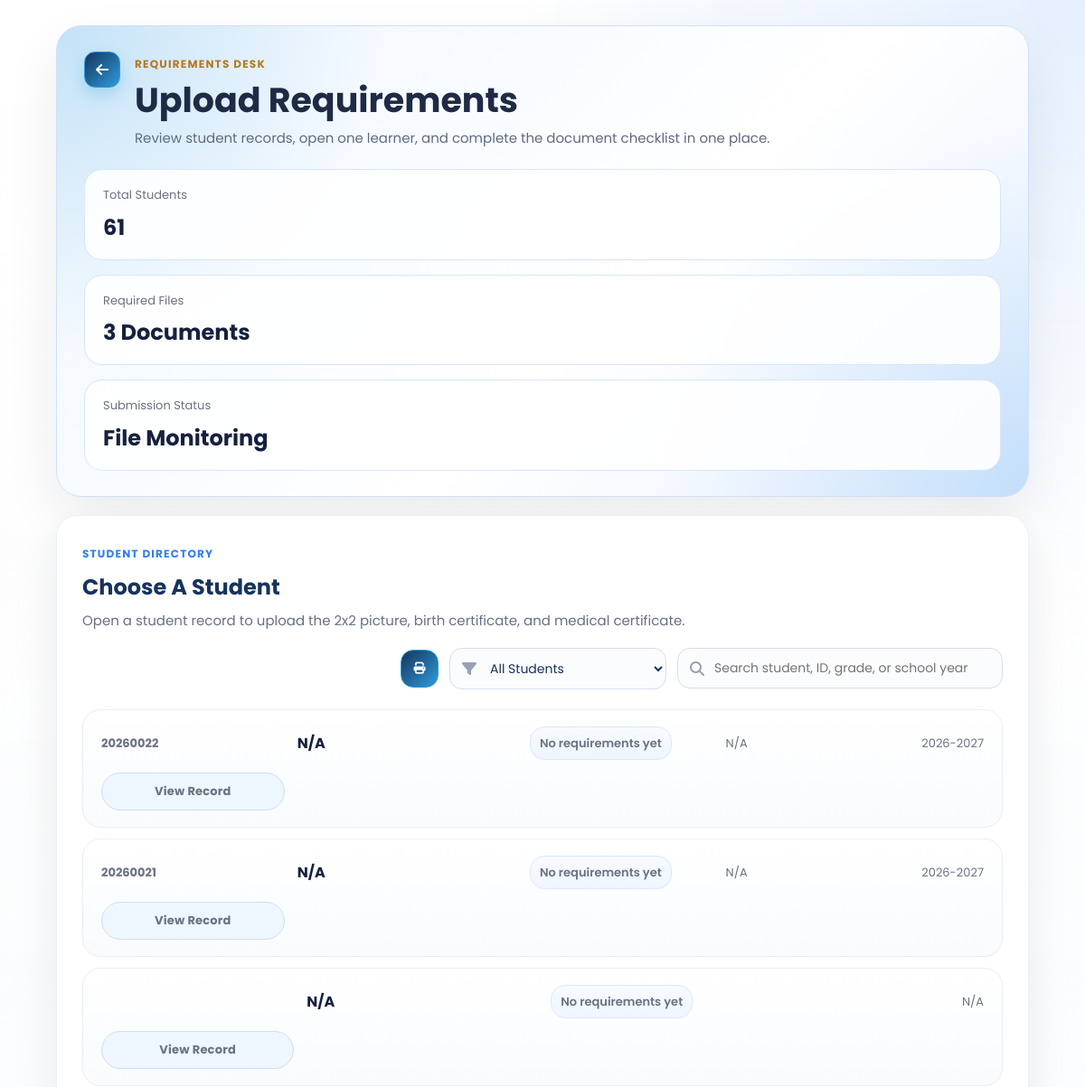
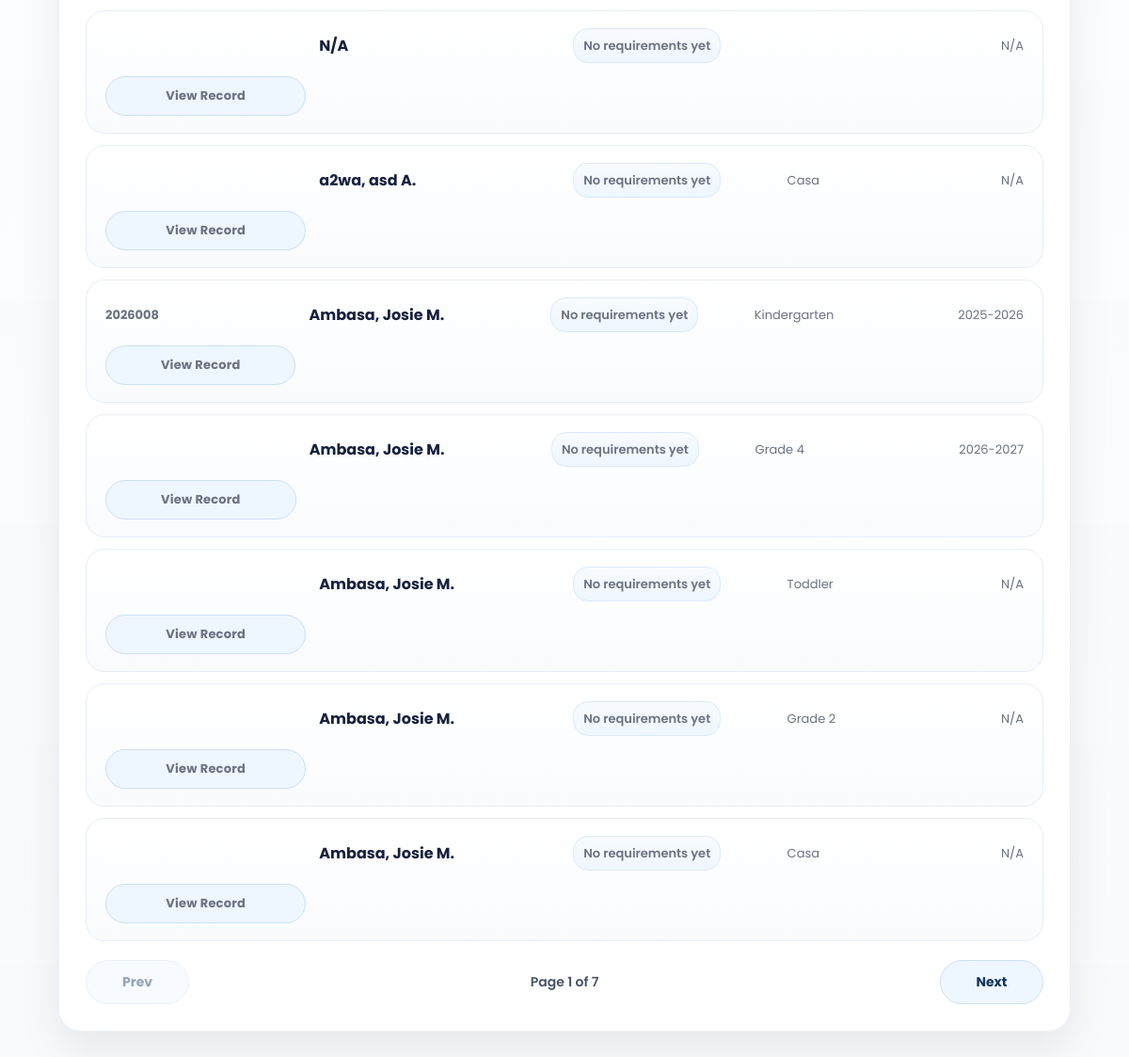
Screenshot of /SmartEnroll/requirements_upload.php (signed in) with the database file from the repository (2 pictures, top to bottom).
### tables this page shows
CREATE TABLE `enrollments` (
  `id` int(11) NOT NULL,
  `grade_level` varchar(50) DEFAULT NULL,
  `student_id` varchar(20) DEFAULT NULL,
  `school_year` varchar(20) DEFAULT NULL,
  `student_status` varchar(50) DEFAULT NULL,
  `completion_date` date DEFAULT NULL,
  `learner_lname` varchar(100) DEFAULT NULL,
  `learner_fname` varchar(100) DEFAULT NULL,
  `learner_mname` varchar(100) DEFAULT NULL,
  `learner_ext` varchar(20) DEFAULT NULL,
  `nickname` varchar(100) DEFAULT NULL,
  `sex` varchar(20) DEFAULT NULL,
  `dob` varchar(20) DEFAULT NULL,
  `age` int(11) DEFAULT NULL,
  `mother_tongue` varchar(100) DEFAULT NULL,
  `religion` varchar(100) DEFAULT NULL,
  `email` varchar(150) DEFAULT NULL,
  `province` varchar(100) DEFAULT NULL,
  `municipality` varchar(100) DEFAULT NULL,
  `barangay` varchar(100) DEFAULT NULL,
  `street` varchar(150) DEFAULT NULL,
  `father_lname` varchar(100) DEFAULT NULL,
  `father_fname` varchar(100) DEFAULT NULL,
  `father_mname` varchar(100) DEFAULT NULL,
  `father_occ` varchar(100) DEFAULT NULL,
  `father_contact` varchar(50) DEFAULT NULL,
  `mother_lname` varchar(100) DEFAULT NULL,
  `mother_fname` varchar(100) DEFAULT NULL,
  `mother_mname` varchar(100) DEFAULT NULL,
  `mother_occ` varchar(100) DEFAULT NULL,
  `mother_contact` varchar(50) DEFAULT NULL,
  `mother_maiden` varchar(100) DEFAULT NULL,
  `guardian_type` varchar(50) DEFAULT NULL,
  `guardian_lname` varchar(100) DEFAULT NULL,
  `guardian_fname` varchar(100) DEFAULT NULL,
  `guardian_mname` varchar(100) DEFAULT NULL,
  `guardian_occ` varchar(100) DEFAULT NULL,
  `guardian_contact` varchar(50) DEFAULT NULL,
  `emergency1_name` varchar(150) DEFAULT NULL,
  `emergency1_relationship` varchar(100) DEFAULT NULL,
  `emergency1_contact` varchar(50) DEFAULT NULL,
  `emergency2_name` varchar(150) DEFAULT NULL,
  `emergency2_relationship` varchar(100) DEFAULT NULL,
  `emergency2_contact` varchar(50) DEFAULT NULL,
  `emergency3_name` varchar(150) DEFAULT NULL,
  `emergency3_relationship` varchar(100) DEFAULT NULL,
  `emergency3_contact` varchar(50) DEFAULT NULL,
  `special_needs` text DEFAULT NULL,
  `medication` varchar(10) DEFAULT NULL,
  `medication_details` text DEFAULT NULL,
  `created_at` timestamp NOT NULL DEFAULT current_timestamp()
);

### SmartEnroll/requirements_upload.php (the view, shortened to what this page needs)
<?php
$students = [];
$error = '';
$search = trim((string)($_GET['q'] ?? ''));
$requirementFilter = trim((string)($_GET['requirement_filter'] ?? 'all'));
$isPrintMode = (string)($_GET['print'] ?? '') === '1';
$page = max(1, (int)($_GET['page'] ?? 1));
$perPage = 10;
$totalStudents = 0;
$filteredStudents = 0;
$totalPages = 1;
$requirementLabels = [
    'picture_2x2' => '2x2 Picture',
    'birth_certificate' => 'Birth Certificate',
    'medical_certificate' => 'Medical Certificate',
];
$requirementFilterOptions = [
    'all' => 'All Students',
    'picture_2x2' => '2x2 Picture',
    'birth_certificate' => 'Birth Certificate',
    'medical_certificate' => 'Medical Certificate',
    'complete' => 'All Requirements',
    'none' => 'No Requirements Yet',
];
function format_name(array $row): string
{
    $m = trim((string)($row['learner_mname'] ?? ''));
    $mi = $m !== '' ? strtoupper(mb_substr($m, 0, 1)) . '.' : '';
    $full = trim(
        ($row['learner_lname'] ?? '') . ', ' .
        ($row['learner_fname'] ?? '') . ' ' . $mi
    );
    return trim(preg_replace('/\s+/', ' ', $full), ' ,');
}
function uploaded_requirement_labels(array $row, array $requirementLabels): array
{
    $keysRaw = trim((string)($row['uploaded_requirement_keys'] ?? ''));
    if ($keysRaw === '') {
        return [];
    }
    $labels = [];
    return $labels;
}
function requirements_aggregate_sql(): string
{
    return "LEFT JOIN (
            SELECT
                enrollment_id,
                GROUP_CONCAT(requirement_key ORDER BY requirement_key SEPARATOR ',') AS uploaded_requirement_keys,
                MAX(CASE WHEN requirement_key = 'picture_2x2' THEN 1 ELSE 0 END) AS has_picture_2x2,
                MAX(CASE WHEN requirement_key = 'birth_certificate' THEN 1 ELSE 0 END) AS has_birth_certificate,
                MAX(CASE WHEN requirement_key = 'medical_certificate' THEN 1 ELSE 0 END) AS has_medical_certificate,
                COUNT(DISTINCT requirement_key) AS requirement_count
            FROM student_requirements
            GROUP BY enrollment_id
        ) requirement_summary ON requirement_summary.enrollment_id = enrollments.id";
}
try {
    $conn = new mysqli('127.0.0.1', 'root', '', 'smartenroll');
    $conn->set_charset('utf8mb4');
    $whereClauses = [];
    $queryTypes = '';
    $queryValues = [];
    $whereSql = $whereClauses !== [] ? 'WHERE ' . implode(' AND ', $whereClauses) : '';
    $aggregateJoinSql = requirements_aggregate_sql();
    $totalCountResult = $conn->query("SELECT COUNT(*) AS total FROM enrollments");
    $totalStudents = (int)(($totalCountResult->fetch_assoc()['total'] ?? 0));
    $countStmt = $conn->prepare(
        "SELECT COUNT(*) AS total
         FROM enrollments
         $aggregateJoinSql
         $whereSql"
    );
    $countStmt->execute();
    $filteredStudents = (int)(($countStmt->get_result()->fetch_assoc()['total'] ?? 0));
    $totalPages = max(1, (int)ceil($filteredStudents / $perPage));
    $offset = ($page - 1) * $perPage;
    $studentSql = "SELECT
            enrollments.id,
            enrollments.student_id,
            enrollments.learner_lname,
            enrollments.learner_fname,
            enrollments.learner_mname,
            enrollments.grade_level,
            enrollments.school_year,
            requirement_summary.uploaded_requirement_keys
         FROM enrollments
         $aggregateJoinSql
         $whereSql
         ORDER BY enrollments.learner_lname ASC, enrollments.learner_fname ASC, enrollments.id DESC";
    $studentTypes = $queryTypes;
    $studentValues = $queryValues;
    $studentSql .= " LIMIT ? OFFSET ?";
    $studentTypes .= 'ii';
    $studentValues[] = $perPage;
    $studentValues[] = $offset;
    $studentStmt = $conn->prepare($studentSql);
    if ($studentValues) {
        $studentStmt->bind_param($studentTypes, ...$studentValues);
    }
    $studentStmt->execute();
    $result = $studentStmt->get_result();
    while ($row = $result->fetch_assoc()) {
        $students[] = $row;
    }
} catch (Throwable $e) {
    $error = $e->getMessage();
}
?>
<!DOCTYPE html>
<html lang="en">
<head>
    <link rel="stylesheet" href="css/style.css">
    <link rel="stylesheet" href="css/requirements_upload.css">
    <link rel="stylesheet" href="https://cdnjs.cloudflare.com/ajax/libs/font-awesome/6.5.0/css/all.min.css">
</head>
<body class="dashboard-page dashboard-white-page">
<main class="dashboard-main requirements-main">
    <section class="requirements-hero">
        <div class="requirements-hero-top">
            <a href="dashboard.php" class="dashboard-link back-left"><i class="fa-solid fa-arrow-left"></i></a>
            <div class="requirements-hero-copy">
                <span class="eyebrow eyebrow-gold">Requirements Desk</span>
                <h1>Upload Requirements</h1>
                <p>Review student records, open one learner, and complete the document checklist in one place.</p>
            </div>
        </div>
        <div class="requirements-hero-stats">
            <div class="hero-stat">
                <span>Total Students</span>
                <strong><?php echo $totalStudents; ?></strong>
            </div>
            <div class="hero-stat">
                <span>Required Files</span>
                <strong>3 Documents</strong>
            </div>
            <div class="hero-stat">
                <span>Submission Status</span>
                <strong>File Monitoring</strong>
            </div>
        </div>
    </section>
    <section class="requirements-directory">
        <div class="requirements-directory-head">
            <div>
                <span class="eyebrow eyebrow-blue">Student Directory</span>
                <h2><?php echo $isPrintMode ? 'Printable Requirements List' : 'Choose A Student'; ?></h2>
                <p><?php echo $isPrintMode ? 'This view is ready to print based on the current search and requirement filter.' : 'Open a student record to upload the 2x2 picture, birth certificate, and medical certificate.'; ?></p>
            </div>
            <?php if (!$isPrintMode): ?>
                <div class="requirements-controls">
                    <form method="get" action="requirements_upload.php" class="requirements-filters-form">
                        <a
                            id="requirementsPrintBtn"
                            href="requirements_upload.php?<?php echo htmlspecialchars(http_build_query(array_filter([
                                'q' => $search,
                                'requirement_filter' => $requirementFilter,
                                'page' => $page,
                                'print' => '1',
                            ], static fn($value) => $value !== '' && $value !== null))); ?>"
                            class="requirements-toolbar-btn requirements-toolbar-btn-icon requirements-toolbar-btn-print"
                            aria-label="Print List"
                            title="Print List"
                        >
                            <i class="fa-solid fa-print"></i>
                        </a>
                        <div class="requirements-filter-wrap">
                            <select name="requirement_filter" id="requirementsFilter" class="requirements-filter-select" onchange="this.form.submit()">
                                <?php foreach ($requirementFilterOptions as $filterKey => $filterLabel): ?>
                                    <option value="<?php echo htmlspecialchars($filterKey); ?>" <?php echo $requirementFilter === $filterKey ? 'selected' : ''; ?>>
                                        <?php echo htmlspecialchars($filterLabel); ?>
                                    </option>
                                <?php endforeach; ?>
                            </select>
                        </div>
                        <div class="requirements-search">
                            <i class="fa-solid fa-magnifying-glass"></i>
                            <input id="requirementsSearch" name="q" type="text" value="<?php echo htmlspecialchars($search); ?>" placeholder="Search student, ID, grade, or school year">
                        </div>
                    </form>
                </div>
            <?php endif; ?>
        </div>
        <?php if (!$error && empty($students)): ?>
            <div class="requirements-empty">No students found.</div>
        <?php else: ?>
            <div class="requirements-directory-table" id="requirementsStudentList">
                <?php foreach ($students as $student): ?>
                    <?php $fullName = format_name($student) ?: 'N/A'; ?>
                    <?php $uploadedRequirementLabels = uploaded_requirement_labels($student, $requirementLabels); ?>
                    <a
                        class="requirements-student-row"
                        href="requirements_upload_details.php?student_id=<?php echo urlencode((string)$student['student_id']); ?>"
                    >
                        <span class="student-row-id"><?php echo htmlspecialchars((string)($student['student_id'] ?? '')); ?></span>
                        <strong class="student-row-name"><?php echo htmlspecialchars($fullName); ?></strong>
                        <span class="student-row-requirement-status <?php echo $uploadedRequirementLabels !== [] ? 'has-items' : 'is-empty'; ?>">
                            <?php if ($uploadedRequirementLabels !== []): ?>
                                <span class="student-row-requirement-tags">
                                    <?php foreach ($uploadedRequirementLabels as $label): ?>
                                        <span class="student-row-requirement-tag"><?php echo htmlspecialchars($label); ?></span>
                                    <?php endforeach; ?>
                                </span>
                            <?php else: ?>
                                <span class="student-row-requirement-empty">No requirements yet</span>
                            <?php endif; ?>
                        </span>
                        <span class="student-row-grade"><?php echo htmlspecialchars((string)($student['grade_level'] ?? 'N/A')); ?></span>
                        <span class="student-row-year"><?php echo htmlspecialchars((string)($student['school_year'] ?? 'N/A')); ?></span>
                        <span class="requirements-open-btn">View Record</span>
                    </a>
                <?php endforeach; ?>
            </div>
            <?php if (!$error && $filteredStudents > 0 && !$isPrintMode): ?>
                <div class="requirements-pagination">
                    <?php
                    $prevPage = max(1, $page - 1);
                    $nextPage = min($totalPages, $page + 1);
                    $prevQuery = http_build_query(array_filter(['q' => $search, 'requirement_filter' => $requirementFilter, 'page' => $prevPage], static fn($value) => $value !== '' && $value !== null));
                    $nextQuery = http_build_query(array_filter(['q' => $search, 'requirement_filter' => $requirementFilter, 'page' => $nextPage], static fn($value) => $value !== '' && $value !== null));
                    ?>
                    <a class="requirements-page-btn <?php echo $page <= 1 ? 'disabled' : ''; ?>" href="<?php echo $page <= 1 ? '#' : 'requirements_upload.php?' . $prevQuery; ?>">Prev</a>
                    <span class="requirements-page-status">Page <?php echo $page; ?> of <?php echo $totalPages; ?></span>
                    <a class="requirements-page-btn <?php echo $page >= $totalPages ? 'disabled' : ''; ?>" href="<?php echo $page >= $totalPages ? '#' : 'requirements_upload.php?' . $nextQuery; ?>">Next</a>
                </div>
            <?php endif; ?>
        <?php endif; ?>
    </section>
</main>
</body>
</html>

### SmartEnroll/css/style.css (style rules this page uses)
* { margin: 0; padding: 0; box-sizing: border-box; font-family: 'Poppins', sans-serif; }
:root { --logo-blue: #19325a; --logo-blue-light: #1e88e5; --logo-yellow: #fdd835; --logo-yellow-soft: #ffe970; --logo-green: #43a047; }
body, html { height: 100%; color: #fff; }
html { scroll-behavior: smooth; }
body { background: #0f172a; }
.eyebrow { text-transform: uppercase; letter-spacing: 1.4px; font-size: 12px; color: #6b7280; margin-bottom: 8px; font-weight: 600; }
.dashboard-page { background: linear-gradient(135deg, rgba(12, 25, 47, 0.72), rgba(25, 50, 90, 0.48)), #f5f6f8; color: #1b1f2a; position: relative; min-height: 100vh; overflow-x: hidden; }
.dashboard-page::before { content: ""; position: fixed; inset: 0; background: linear-gradient(135deg, rgba(12, 25, 47, 0.5), rgba(25, 50, 90, 0.18)), url('../assets/img1.jpg') center center / cover no-repeat; filter: blur(5px) saturate(1.05); transform: scale(1.05); z-index: 0; }
.dashboard-page::after { content: ""; position: fixed; inset: 0; background: radial-gradient(circle at top right, rgba(253, 216, 53, 0.22), transparent 28%), linear-gradient(180deg, rgba(255, 255, 255, 0.08), rgba(255, 255, 255, 0.16)); z-index: 0; pointer-events: none; }
.dashboard-page.dashboard-white-page { background: #f8fafc; }
.dashboard-page.dashboard-white-page::before { display: none; }
.dashboard-page.dashboard-white-page::after { background: radial-gradient(circle at top right, rgba(219, 234, 254, 0.72), transparent 24%), linear-gradient(180deg, rgba(255, 255, 255, 0.96), rgba(248, 250, 252, 1)); }
.dashboard-main { width: min(1920px, calc(100vw - 96px)); max-width: 1920px; margin: 0 auto; padding: 42px 24px 56px; position: relative; z-index: 1; }
.dashboard-link { text-decoration: none; color: var(--logo-blue); font-weight: 700; background: rgba(253, 216, 53, 0.95); padding: 12px 18px; border-radius: 999px; box-shadow: 0 10px 24px rgba(253, 216, 53, 0.26); transition: transform 0.2s ease, box-shadow 0.2s ease, background 0.2s ease; }

### rows the page displays
enrollments: student "20260022", fullName "N/A", grade_level "N/A", school_year "2026-2027"
enrollments: student "20260021", fullName "N/A", grade_level "N/A", school_year "2026-2027"
enrollments: fullName "N/A", school_year "N/A"
enrollments: fullName "N/A", school_year "N/A"
enrollments: fullName "a2wa, asd A.", grade_level "Casa", school_year "N/A"
enrollments: student "2026008", fullName "Ambasa, Josie M.", grade_level "Kindergarten", school_year "2025-2026"
enrollments: fullName "Ambasa, Josie M.", grade_level "Grade 4", school_year "2026-2027"
enrollments: fullName "Ambasa, Josie M.", grade_level "Toddler", school_year "N/A"
enrollments: fullName "Ambasa, Josie M.", grade_level "Grade 2", school_year "N/A"
enrollments: fullName "Ambasa, Josie M.", grade_level "Casa", school_year "N/A"

### other values shown
$totalStudents "61"
$page "1"
$totalPages "7"
form field requirement_filter "All Students"
